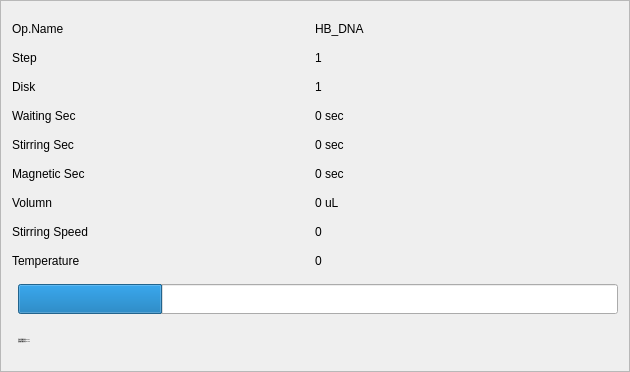
         <widget class="QFrame" name="frame_2">
          <property name="sizePolicy">
           <sizepolicy hsizetype="Minimum" vsizetype="Preferred">
            <horstretch>0</horstretch>
            <verstretch>0</verstretch>
           </sizepolicy>
          </property>
          <property name="minimumSize">
           <size>
            <width>250</width>
            <height>0</height>
           </size>
          </property>
          <property name="frameShape">
           <enum>QFrame::StyledPanel</enum>
          </property>
          <property name="frameShadow">
           <enum>QFrame::Raised</enum>
          </property>
          <layout class="QGridLayout" name="gridLayout_30">
           <item row="0" column="1">
            <spacer name="verticalSpacer_25">
             <property name="orientation">
              <enum>Qt::Vertical</enum>
             </property>
             <property name="sizeType">
              <enum>QSizePolicy::MinimumExpanding</enum>
             </property>
             <property name="sizeHint" stdset="0">
              <size>
               <width>28</width>
               <height>10</height>
              </size>
             </property>
            </spacer>
           </item>
           <item row="2" column="1">
            <spacer name="verticalSpacer_26">
             <property name="orientation">
              <enum>Qt::Vertical</enum>
             </property>
             <property name="sizeType">
              <enum>QSizePolicy::MinimumExpanding</enum>
             </property>
             <property name="sizeHint" stdset="0">
              <size>
               <width>20</width>
               <height>10</height>
              </size>
             </property>
            </spacer>
           </item>
           <item row="4" column="1">
            <widget class="QLabel" name="label_11">
             <property name="sizePolicy">
              <sizepolicy hsizetype="Expanding" vsizetype="Fixed">
               <horstretch>0</horstretch>
               <verstretch>0</verstretch>
              </sizepolicy>
             </property>
             <property name="minimumSize">
              <size>
               <width>600</width>
               <height>40</height>
              </size>
             </property>
             <property name="maximumSize">
              <size>
               <width>16777215</width>
               <height>80</height>
              </size>
             </property>
             <property name="font">
              <font>
               <pointsize>-1</pointsize>
               <weight>50</weight>
               <italic>false</italic>
               <bold>false</bold>
              </font>
             </property>
             <property name="text">
              <string>当前步骤剩余时间00:00:00  
全部操作剩余时间 00:00:00</string>
             </property>
             <property name="alignment">
              <set>Qt::AlignJustify|Qt::AlignVCenter</set>
             </property>
            </widget>
           </item>
           <item row="3" column="1">
            <widget class="QProgressBar" name="progressBar_2">
             <property name="sizePolicy">
              <sizepolicy hsizetype="Expanding" vsizetype="Fixed">
               <horstretch>0</horstretch>
               <verstretch>0</verstretch>
              </sizepolicy>
             </property>
             <property name="minimumSize">
              <size>
               <width>600</width>
               <height>30</height>
              </size>
             </property>
             <property name="maximumSize">
              <size>
               <width>16777215</width>
               <height>30</height>
              </size>
             </property>
             <property name="font">
              <font>
               <family>Arial</family>
               <pointsize>14</pointsize>
              </font>
             </property>
             <property name="value">
              <number>24</number>
             </property>
             <property name="alignment">
              <set>Qt::AlignCenter</set>
             </property>
             <property name="textVisible">
              <bool>false</bool>
             </property>
            </widget>
           </item>
           <item row="1" column="0" colspan="2">
            <layout class="QGridLayout" name="gridLayout_23">
             <property name="sizeConstraint">
              <enum>QLayout::SetDefaultConstraint</enum>
             </property>
             <property name="horizontalSpacing">
              <number>0</number>
             </property>
             <property name="verticalSpacing">
              <number>15</number>
             </property>
             <item row="6" column="0">
              <widget class="QLabel" name="label_23">
               <property name="text">
                <string>Volumn</string>
               </property>
              </widget>
             </item>
             <item row="4" column="0">
              <widget class="QLabel" name="label_19">
               <property name="text">
                <string>Stirring Sec</string>
               </property>
              </widget>
             </item>
             <item row="5" column="0">
              <widget class="QLabel" name="label_21">
               <property name="text">
                <string>Magnetic Sec</string>
               </property>
              </widget>
             </item>
             <item row="7" column="0">
              <widget class="QLabel" name="label_26">
               <property name="text">
                <string>Stirring Speed</string>
               </property>
              </widget>
             </item>
             <item row="8" column="0">
              <widget class="QLabel" name="label_27">
               <property name="text">
                <string>Temperature</string>
               </property>
              </widget>
             </item>
             <item row="1" column="0">
              <widget class="QLabel" name="label_34">
               <property name="text">
                <string>Step</string>
               </property>
               <property name="alignment">
                <set>Qt::AlignJustify|Qt::AlignVCenter</set>
               </property>
              </widget>
             </item>
             <item row="3" column="1">
              <widget class="QLabel" name="label_18">
               <property name="text">
                <string>0 sec</string>
               </property>
              </widget>
             </item>
             <item row="8" column="1">
              <widget class="QLabel" name="label_28">
               <property name="text">
                <string>0</string>
               </property>
              </widget>
             </item>
             <item row="4" column="1">
              <widget class="QLabel" name="label_20">
               <property name="text">
                <string>0 sec</string>
               </property>
              </widget>
             </item>
             <item row="6" column="1">
              <widget class="QLabel" name="label_24">
               <property name="text">
                <string>0 uL</string>
               </property>
              </widget>
             </item>
             <item row="7" column="1">
              <widget class="QLabel" name="label_25">
               <property name="text">
                <string>0</string>
               </property>
              </widget>
             </item>
             <item row="1" column="1">
              <widget class="QLabel" name="label_15">
               <property name="text">
                <string>1</string>
               </property>
              </widget>
             </item>
             <item row="5" column="1">
              <widget class="QLabel" name="label_22">
               <property name="text">
                <string>0 sec</string>
               </property>
              </widget>
             </item>
             <item row="0" column="0">
              <widget class="QLabel" name="label_12">
               <property name="text">
                <string>Op.Name</string>
               </property>
              </widget>
             </item>
             <item row="3" column="0">
              <widget class="QLabel" name="label_17">
               <property name="text">
                <string>Waiting Sec</string>
               </property>
              </widget>
             </item>
             <item row="2" column="0">
              <widget class="QLabel" name="label_14">
               <property name="text">
                <string>Disk</string>
               </property>
              </widget>
             </item>
             <item row="2" column="1">
              <widget class="QLabel" name="label_16">
               <property name="text">
                <string>1</string>
               </property>
              </widget>
             </item>
             <item row="0" column="1">
              <widget class="QLabel" name="label_13">
               <property name="text">
                <string>HB_DNA</string>
               </property>
               <property name="alignment">
                <set>Qt::AlignJustify|Qt::AlignVCenter</set>
               </property>
              </widget>
             </item>
            </layout>
           </item>
          </layout>
         </widget>
